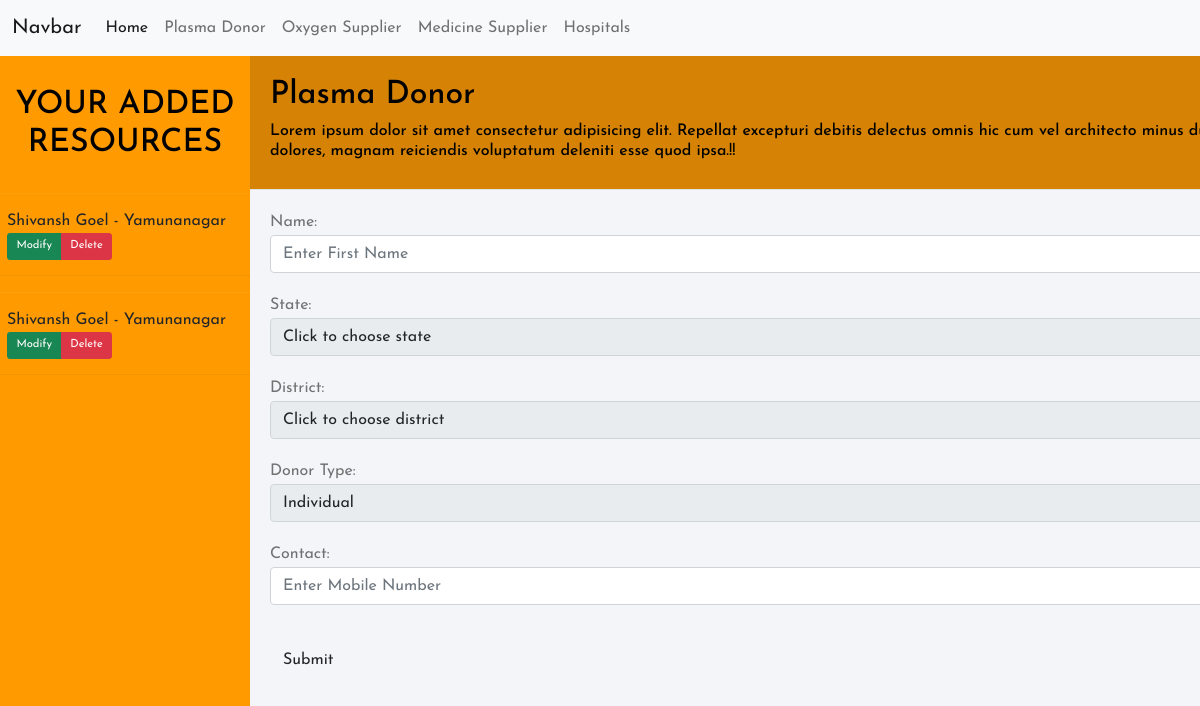
Page /user/plasma (signed in) on the committed database.
### CoviHelp/models.py (models this page shows, shortened)
class Plasma(models.Model):
    user = models.ForeignKey(User, on_delete=models.CASCADE)
    name = models.CharField(max_length=20)
    state = models.CharField(max_length=10)
    city = models.CharField(max_length=20)
    donortype = models.CharField(max_length=10)
    contact = models.CharField(max_length=10)
    verified = models.BooleanField(default=False)

### CoviHelp/login.py (the view)
# urls.py: path('plasma', views.plasma, name='plasma'),
@login_required
def plasma(request):
    global states
    plasma = Plasma.objects.filter(user=request.user)
    if request.method == 'POST':
        try:
            p = Plasma()
            p.user = request.user
            p.name = request.POST['name']
            p.state = request.POST['state']
            p.city = request.POST['city']
            p.donortype = request.POST['donortype']
            p.contact = request.POST['contact']
            p.save()
            messages.success(request, 'Thankyou for sharing the information.')
        except:
            messages.error(request, 'Error!!')
        return render(request, "user/plasma.html", {
            'states': states,
            "plasma" : plasma
        })
    else:
        return render(request, "user/plasma.html", {
            'states': states,
            "plasma" : plasma
        })

### templates/user/plasma.html (shortened to what this page needs)
{% extends 'userlayout.html' %}
{% block body %}
<div class="wrapper">
    <div class="sidebar">
        <h2 id="headingSidebar">Your Added Resources</h2>
        {% for p in plasma %}
        <ul>
            <li class="sidecard">
                {{ p.name }} - {{ p.city }}
                <br>
                <div class="btn-group custombtngrp">
                    <button class="btn btn-success btn-action btn-Modify"
                        data-url="/user/plasma/modify/?id={{ p.id }}">Modify</button>
                    <button class="btn btn-danger btn-action btn-Delete"
                        data-url="/user/plasma/delete/?id={{ p.id }}">Delete</button>
                </div>
            </li>
        </ul>
        {% endfor %}
    </div>
    <div class="main_content">
        <div class="header">
            <div class="contact-info">
                <h2>Plasma Donor</h2>
                <h6>Lorem ipsum dolor sit amet consectetur adipisicing elit. Repellat excepturi debitis delectus omnis
                    hic cum vel architecto minus ducimus soluta a pariatur dolores, magnam reiciendis voluptatum
                    deleniti esse quod ipsa.!!</h6>
            </div>
        </div>
        <div class="info">
            <form class="contact-form" method="POST" action="/user/plasma">
                <div class="form-group">
                    <label class="control-label col-sm-2" for="fname">Name:</label>
                    <div class="col-sm-10">
                        <input type="text" class="form-control" id="fname" placeholder="Enter First Name" name="name">
                    </div>
                </div>
                <div class="form-group">
                    <label class="control-label col-sm-2" for="state">State:</label>
                    <div class="col-sm-10">
                        <select class="form-control dropdown" name='state' id='state'>
                            <option value="None" selected>Click to choose state</option>
                        </select>
                    </div>
                </div>
                <div class="form-group">
                    <label class="control-label col-sm-2" for="city">District:</label>
                    <div class="col-sm-10">
                        <select class="form-control dropdown" name='city' id='city'>
                            <option value="None" selected>Click to choose district</option>
                        </select>
                    </div>
                </div>
                <div class="form-group">
                    <label class="control-label col-sm-2" for="state">Donor Type:</label>
                    <div class="col-sm-10">
                        <select class="form-control dropdown" name='donortype'>
                            <option value="individual">Individual</option>
                        </select>
                    </div>
                </div>
                <div class="form-group">
                    <label class="control-label col-sm-2" for="contact">Contact:</label>
                    <div class="col-sm-10">
                        <input type="contact" class="form-control" placeholder="Enter Mobile Number" name="contact">
                    </div>
                </div>
                <div class="form-group">
                    <div class="col-sm-offset-2 col-sm-10 py-3">
                        <button type="submit" class="btn btn-default">Submit</button>
                    </div>
                </div>
            </form>
        </div>
    </div>
</div>
{% endblock body %}

### templates/userlayout.html (style rules this page uses)
* { margin: 0; padding: 0; box-sizing: border-box; list-style: none; text-decoration: none; font-family: 'Josefin Sans', sans-serif }
body { background-color: #f3f5f9 }
@media (min-width: 600px) { .wrapper { display: flex; position: relative } }
@media (min-width: 600px) { .wrapper .sidebar { width: 250px; height: 100%; background: #FF9B00; padding: 30px 0px; position: fixed; overflow: auto; } }
@media (min-width: 600px) { .wrapper .sidebar h2 { color: #000; text-transform: uppercase; text-align: center; margin-bottom: 30px } }
@media (min-width: 600px) { .wrapper .sidebar ul li { padding: 15px; border-bottom: 1px solid #000; border-bottom: 1px solid rgba(0, 0, 0, 0.05); border-top: 1px solid rgba(255, 255, 255, 0.05) } }
@media (min-width: 600px) { .wrapper .main_content { width: 100%; margin-left: 250px; position: fixed; } }
@media (min-width: 600px) { .wrapper .main_content .header { padding: 20px; background: #d68305; color: #000; border-bottom: 1px solid #e0e4e8 } }
@media (min-width: 600px) { .wrapper .main_content .info { margin: 20px; color: #717171; line-height: 25px } }
@media (min-width: 600px) { .wrapper .main_content .info div { margin-bottom: 20px } }
@media (min-width: 600px) { .custombtngrp { zoom: 0.7; } }
@media (min-width: 600px) { .sidecard { margin-left: -5vh; } }

### rows in the picture
Plasma: name "Shivansh Goel", city "Yamunanagar"
Plasma: name "Shivansh Goel", city "Yamunanagar"
